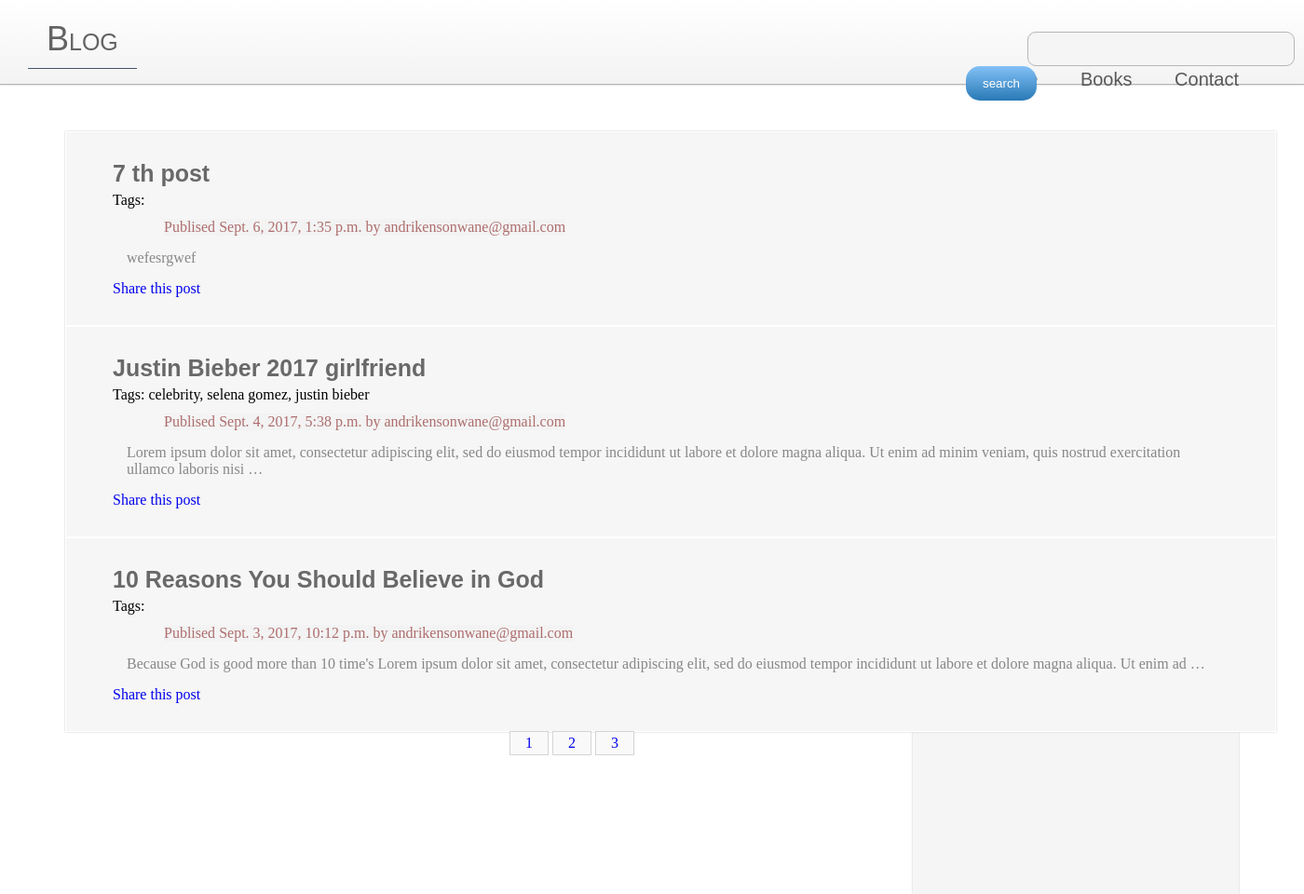
Screenshot of /blog/ with the database file from the repository.
### blog/models.py (models this page shows, shortened)
class Post(models.Model):
    objects = models.Manager()
    published = PublishedManager()
    tags = TaggableManager()
    STATUS_CHOICES = (
        ('draft', 'Draft'),
        ('published', 'Published'),
    )
    title = models.CharField(max_length=250)
    slug = models.SlugField(max_length=250,
                            unique_for_date='publish')
    author = models.ForeignKey(settings.AUTH_USER_MODEL,
                               related_name='blog_posts')
    body = models.TextField()
    publish = models.DateTimeField(default=timezone.now)
    created = models.DateTimeField(auto_now_add=True)
    updated = models.DateTimeField(auto_now=True)
    status = models.CharField(max_length=10,
                              choices=STATUS_CHOICES,
                              default='draft')
    class Meta:
        ordering = ('-publish',)
    def get_absolute_url(self):
        return reverse('blog:post_detail',
                       args=[self.publish.year,
                             self.publish.strftime('%m'),
                             self.publish.strftime('%d'),
                             self.slug])

class CustomUser(AbstractBaseUser):
    email = models.CharField(max_length= 225, unique=True)
    date_of_birth = models.DateField()
    username = models.CharField(max_length=50, verbose_name='username', blank=True, default='username is must')
    is_active = models.BooleanField(default=True)
    is_admin = models.BooleanField(default=False)
    USERNAME_FIELD = 'email'
    REQUIRED_FIELDS = ['date_of_birth','username']
    objects = CustomUserManager()
    def __str__(self):
        return self.email

### blog/views.py (the view)
def post_list(request):
    post = Post.objects.all()
    nop = 3
    splitcounter = 0
    split = []
    indexcounter = 0
    splitlist = []
    last = None
    for p in post:
        splitcounter+= 1
        split.append(p)
        if splitcounter == nop:
            indexcounter += nop
            splitlist.append(split)
            splitcounter = 0
            split = []
    last = slice(indexcounter, len(post))
    splitlist.append(post[last])
    numofpages = range(1, len(splitlist)+1)
    firstpage = splitlist[0]
    postpage = int(request.GET.get('page', 0))
    page = splitlist[postpage -1]
    return render(request, 'blog/post/list.html', {'firstpage':firstpage,
                                                   'page': page,
                                                    'postpage': postpage,
                                                   'numofpages': numofpages,
                                                   })

### blog/templates/blog/post/list.html (shortened to what this page needs)
{% extends "blog/base.html" %}
{% block content %}
    {% if postpage == 0%}
        {% for post in firstpage %}
            <div class="post-summary">
                <h2>
                    <a href="{{ post.get_absolute_url }}">
                        {{ post.title }}
                    </a>
                </h2>
                <p class="tags">Tags: {{ post.tags.all|join:", " }}</p>
                <p class="post-info">
                    Publised {{ post.publish }} by {{ post.author }}
                </p>
                <p class="post-words">{{ post.body | truncatewords:30 }}</p>
                <p><a href="{% url 'blog:post_share' post.id %}">Share this post</a></p>
            </div>
        {% endfor %}
    {% endif %}
<ul class="pagination">
    {% for i in numofpages %}
    <a href="?page={{ i }}"><li>{{ i }}</li></a>
    {% endfor %}
</ul>
{% endblock %}

### blog/templates/blog/base.html (shortened to what this page needs)
{% load static %}
<!DOCTYPE html>
<html>
<head>
    <link rel="stylesheet" type="text/css" href="{% static 'css/blog.css' %}"/>
</head>
<body>
    <header>
        <a class="logo" href="{% url 'blog:post_list' %}">Blog</a>
        <div class="searchbar">
            <form action="/blog/search/" method="get" class="search-form">
                <input type="text" name="q">
                <input type="submit" value="search"/>
            </form>
        </div>
        <nav>
            <a href="#">Home</a>
            <a href="#">Books</a>
            <a href="#">Contact</a>
        </nav>
    </header>
    <div id="body-wrapper">
    <div id="content">
        {% block content %}
        {% endblock %}
    </div>
    <div id="sidebar">
    </div>
    </div>
</body>
</html>

### blog/static/css/blog.css (style rules this page uses)
* { margin:0; padding:0; }
a:link { text-decoration:none; }
header { width:100%; height:90px; background: linear-gradient(#fff,#f3f3f3); margin-bottom:50px; border-bottom: 1px solid #b4b4b4; box-shadow: 0px 0px 2px 0px #bdbdbd; }
header .logo { display:inline-block; font-size:36px; color: #636363; font-family: sans-serif; font-variant: small-caps; padding: 10px 20px; margin-left: 30px; margin-top: 11px; border-bottom: 1px solid #44566c; }
header nav { float:right; margin-right:50px; margin-top:-39px; font-size:20px; font-family: Sans-serif; }
header nav a { display:inline-block; padding: 5px 20px; color:#595959; }
.searchbar { margin-left:421px; margin-top:-40px; margin: -40px 20px 0px 1103px; }
.searchbar input[type=text] { width: 263px; height: 35px; border-radius: 9px; padding: 0px 0px 0px 22px; font-size: 15px; font-family: verdana; border: 1px solid #b7b7b7; background-color: #f5f5f5; color: black; }
.searchbar input[type=submit] { border: none; padding: 11px 18px; background: linear-gradient(#83c1f6,#2879b6); color: #fff; margin-left: -66px; border-radius: 15px; }
#body-wrapper { width:90%; margin:0 auto; }
#content { background-color:#f6f6f6; width: 1300px; float: left; box-shadow: 0px 0px 2px 0px #c8c8c8; position: relative; }
.post-summary { padding: 30px 50px; border: 1px solid white; }
#sidebar { background-color: #f5f5f5; display: block; float: right; width: 350px; height: 174px; box-shadow: 0px 0px 2px 0px #c2c2c2; }
.post-summary h2 { padding: 0px 0px 5px 0px; }
.post-summary h2 a { color: dimgray; font-family: arial; font-size: 25px; }
.post-info { color: #ae6d6d; margin-left: 55px; margin-top: 11px; background-color: #f3f3f3; display: inline-block; }
.post-words { color: #878787; padding: 15px; }
.pagination { list-style:none; display: block; position: absolute; top: 644px; left: 477px; }
.pagination li { display: inline-block; padding: 3px 16px; border: 1px solid #d5d5d5; background-color: #f9f9f9; }
.search-form { position:relative; }

### rows the page displays
Post: title "7 th post", publish "Sept. 6, 2017, 1:35 p.m.", author "andrikensonwane@gmail.com", body "wefesrgwef"
Post: title "Justin Bieber 2017 girlfriend", tags.all "celebrity, selena gomez, justin bieber", publish "Sept. 4, 2017, 5:38 p.m.", author "andrikensonwane@gmail.com", body "Lorem ipsum dolor sit amet, consectetur adipiscing elit, sed do eiusmod tempor incididunt ut labore et dolore magna aliqua. Ut enim ad minim veniam, quis nostrud exercitation ullamco laboris nisi …"
Post: title "10 Reasons You Should Believe in God", publish "Sept. 3, 2017, 10:12 p.m.", author "andrikensonwane@gmail.com", body "Because God is good more than 10 time's Lorem ipsum dolor sit amet, consectetur adipiscing elit, sed do eiusmod tempor incididunt ut labore et dolore magna aliqua. Ut enim ad …"

### other values shown
{{ i }} "1" "2" "3"
